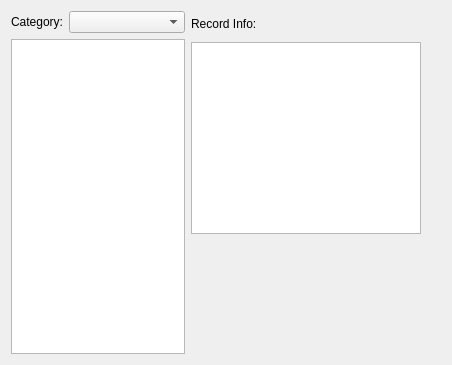
<ui version="4.0" >
 <class>ViewerPageBase</class>
 <widget class="QWidget" name="ViewerPageBase" >
  <property name="geometry" >
   <rect>
    <x>0</x>
    <y>0</y>
    <width>452</width>
    <height>365</height>
   </rect>
  </property>
  <property name="windowTitle" >
   <string>Form</string>
  </property>
  <layout class="QGridLayout" >
   <item rowspan="3" row="0" column="0" >
    <layout class="QVBoxLayout" >
     <item>
      <layout class="QHBoxLayout" >
       <item>
        <widget class="QLabel" name="fCategoryLabel" >
         <property name="text" >
          <string>Category:</string>
         </property>
         <property name="buddy" >
          <cstring>fCategoryCombo</cstring>
         </property>
        </widget>
       </item>
       <item>
        <widget class="KComboBox" name="fCategoryCombo" >
         <property name="sizePolicy" >
          <sizepolicy vsizetype="Fixed" hsizetype="Preferred" >
           <horstretch>255</horstretch>
           <verstretch>0</verstretch>
          </sizepolicy>
         </property>
         <property name="maximumSize" >
          <size>
           <width>175</width>
           <height>16777215</height>
          </size>
         </property>
        </widget>
       </item>
      </layout>
     </item>
     <item>
      <widget class="KListWidget" name="fCategoryList" >
       <property name="sizePolicy" >
        <sizepolicy vsizetype="Expanding" hsizetype="Preferred" >
         <horstretch>0</horstretch>
         <verstretch>0</verstretch>
        </sizepolicy>
       </property>
       <property name="maximumSize" >
        <size>
         <width>200</width>
         <height>16777215</height>
        </size>
       </property>
      </widget>
     </item>
    </layout>
   </item>
   <item row="0" column="1" colspan="2" >
    <widget class="QLabel" name="fRecordInfoLabel" >
     <property name="minimumSize" >
      <size>
       <width>0</width>
       <height>25</height>
      </size>
     </property>
     <property name="text" >
      <string>Record Info:</string>
     </property>
     <property name="buddy" >
      <cstring>fRecordInfo</cstring>
     </property>
    </widget>
   </item>
   <item row="1" column="1" >
    <widget class="KTextEdit" name="fRecordInfo" />
   </item>
   <item row="1" column="2" >
    <spacer>
     <property name="orientation" >
      <enum>Qt::Horizontal</enum>
     </property>
     <property name="sizeHint" >
      <size>
       <width>40</width>
       <height>20</height>
      </size>
     </property>
    </spacer>
   </item>
   <item row="2" column="1" >
    <spacer>
     <property name="orientation" >
      <enum>Qt::Vertical</enum>
     </property>
     <property name="sizeHint" >
      <size>
       <width>20</width>
       <height>40</height>
      </size>
     </property>
    </spacer>
   </item>
  </layout>
 </widget>
 <customwidgets>
  <customwidget>
   <class>KComboBox</class>
   <extends>QComboBox</extends>
   <header>kcombobox.h</header>
  </customwidget>
  <customwidget>
   <class>KListWidget</class>
   <extends>QListWidget</extends>
   <header>klistwidget.h</header>
  </customwidget>
  <customwidget>
   <class>KTextEdit</class>
   <extends>QTextEdit</extends>
   <header>ktextedit.h</header>
  </customwidget>
 </customwidgets>
 <resources/>
 <connections/>
</ui>
